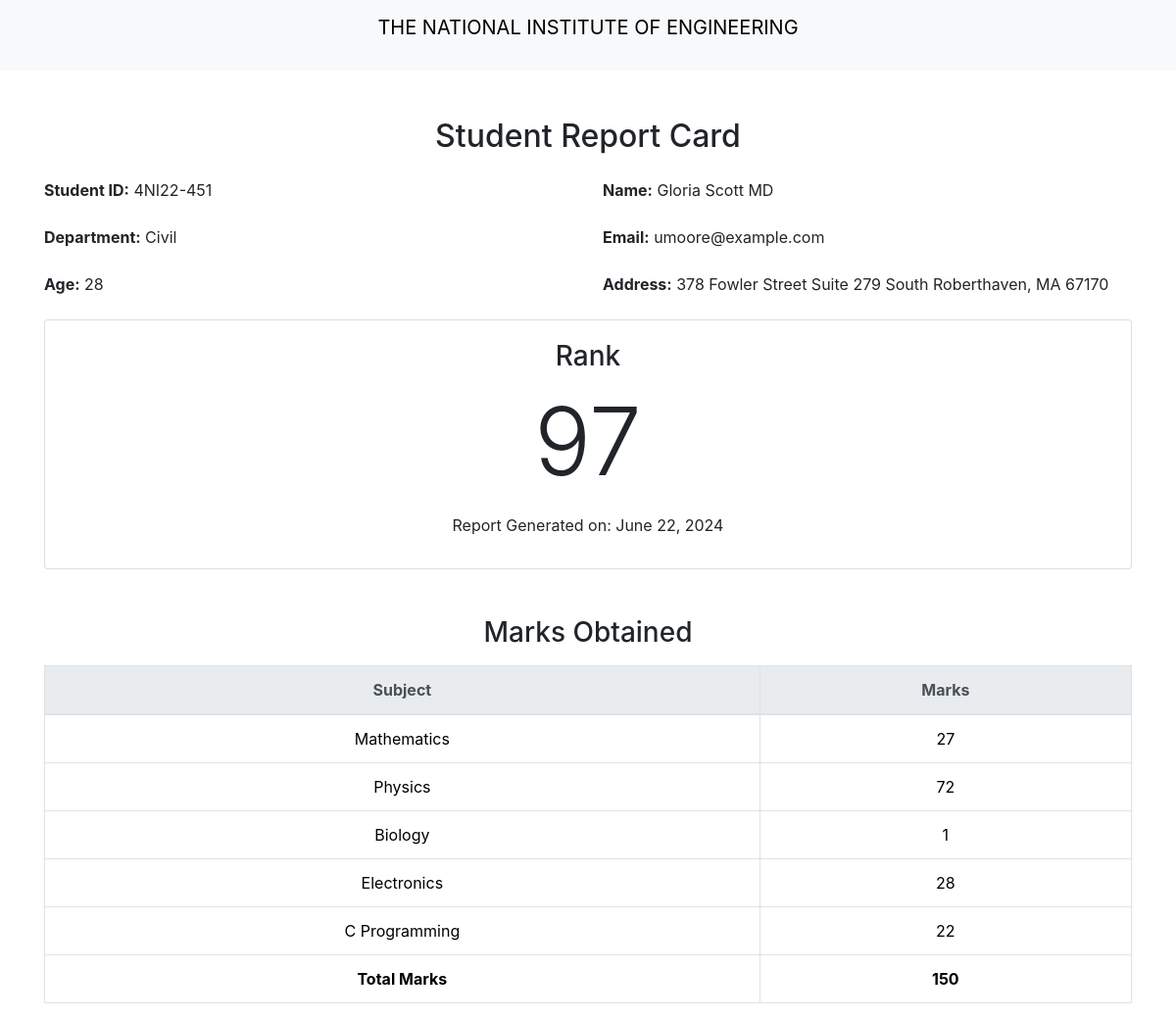
/student-marks/4NI22-451, run on the app's committed database.
### reportcardapp/models.py (models this page shows, shortened)
class SubjectMarks(models.Model):
    student = models.ForeignKey(Student, related_name="student", on_delete=models.CASCADE)
    subject = models.ForeignKey(Subject, related_name="subject", on_delete=models.CASCADE)
    marks = models.IntegerField(default=0)
    class Meta:
        unique_together = ['student', 'subject']

class Student(models.Model):
    student_department = models.ForeignKey(Department, related_name="depart", on_delete=models.CASCADE, null=True, blank=True)
    student_id = models.OneToOneField(StudentID, related_name='studentid', on_delete=models.CASCADE, null=True, blank=True)
    student_name = models.CharField(max_length=100)
    student_email = models.EmailField(unique=True, null=True, blank=True) #should be unique
    student_age = models.IntegerField(default=18)
    student_address = models.TextField(null=True, blank=True)
    class Meta:
        ordering = ['student_department']
        verbose_name = "student"

class StudentID(models.Model):
    student_id = models.CharField(max_length=100)

class Department(models.Model):
    department = models.CharField(max_length=100)
    class Meta:
        ordering = ['department']

class Rank(models.Model):
    student=models.ForeignKey(Student, related_name="studentrank", on_delete=models.CASCADE)
    student_rank=models.IntegerField(default=0)
    date_of_report_generation=models.DateField(auto_now_add=True)
    class Meta:
        unique_together=['student_rank', 'date_of_report_generation']

class Subject(models.Model):
    subject_name = models.CharField(max_length=100)

### reportcardapp/views.py (the view)
# urls.py: path('student-marks/<student_id>', see_marks, name="see_marks")
def see_marks(request, student_id):
    queryset=SubjectMarks.objects.filter(student__student_id__student_id=student_id)
    total_marks=queryset.aggregate(Sum('marks'))
    total_marks=total_marks['marks__sum']#retrieve dict value
    return render(request, 'studentmarks.html', {'queryset':queryset, 'total_marks': total_marks})

### reportcardapp/templates/studentmarks.html
{% extends "base.html" %}
{% block start %}
<div class="container mt-5">
    <h2 class="mb-4 text-center">Student Report Card</h2>
    <div class="row mb-4">
        <div class="col-md-6">
            <strong>Student ID:</strong> {{ queryset.first.student.student_id.student_id }}
        </div>
        <div class="col-md-6">
            <strong>Name:</strong> {{ queryset.first.student.student_name }}
        </div>
    </div>
    <div class="row mb-4">
        <div class="col-md-6">
            <strong>Department:</strong> {{ queryset.first.student.student_department.department }}
        </div>
        <div class="col-md-6">
            <strong>Email:</strong> {{ queryset.first.student.student_email }}
        </div>
    </div>
    <div class="row mb-4">
        <div class="col-md-6">
            <strong>Age:</strong> {{ queryset.first.student.student_age }}
        </div>
        <div class="col-md-6">
            <strong>Address:</strong> {{ queryset.first.student.student_address }}
        </div>
    </div>
    <div class="row mb-4">
        <div class="col-md-12">
            <div class="card text-center">
                <div class="card-body">
                    <h3 class="card-title">Rank</h3>
                    <p class="card-text display-1">{{ queryset.first.student.studentrank.first.student_rank }}</p>
                    <p class="card-title">Report Generated on: {{ queryset.first.student.studentrank.first.date_of_report_generation }}</p>
                </div>
            </div>
        </div>
    </div>
    <h3 class="mt-5 text-center">Marks Obtained</h3>
    <table class="table table-bordered table-hover mt-3">
        <thead class="thead-light">
            <tr>
                <th scope="col">Subject</th>
                <th scope="col">Marks</th>
            </tr>
        </thead>
        <tbody>
            {% for query in queryset %}
            <tr>
                <td>{{ query.subject.subject_name }}</td>
                <td>{{ query.marks }}</td>
            </tr>
            {% empty %}
            <tr>
                <td colspan="2">No marks available.</td>
            </tr>
            {% endfor %}
            <tr>
                <td><strong>Total Marks</strong></td>
                <td><strong>{{ total_marks }}</strong></td>
            </tr>
        </tbody>
    </table>
</div>
{% endblock %}

### reportcardapp/templates/base.html (style rules this page uses)
table, th, td { border: 2px solid; }
th, td { text-align: center; }
table { width: 100%; border-collapse: collapse; }

### data on the page
SubjectMarks: first.student.student_id.student_id "4NI22-451", first.student.student_name "Gloria Scott MD", first.student.student_department.department "Civil", first.student.student_email "umoore@example.com", first.student.student_age "28", first.student.student_address "378 Fowler Street Suite 279 South Roberthaven, MA 67170", first.student.studentrank.first.student_rank "97", first.student.studentrank.first.date_of_report_generation "June 22, 2024", subject.subject_name "Mathematics", marks "27"
SubjectMarks: subject.subject_name "Physics", marks "72"
SubjectMarks: subject.subject_name "Biology", marks "1"
SubjectMarks: subject.subject_name "Electronics", marks "28"
SubjectMarks: subject.subject_name "C Programming", marks "22"

### other printed values
{{ total_marks }} "150"
